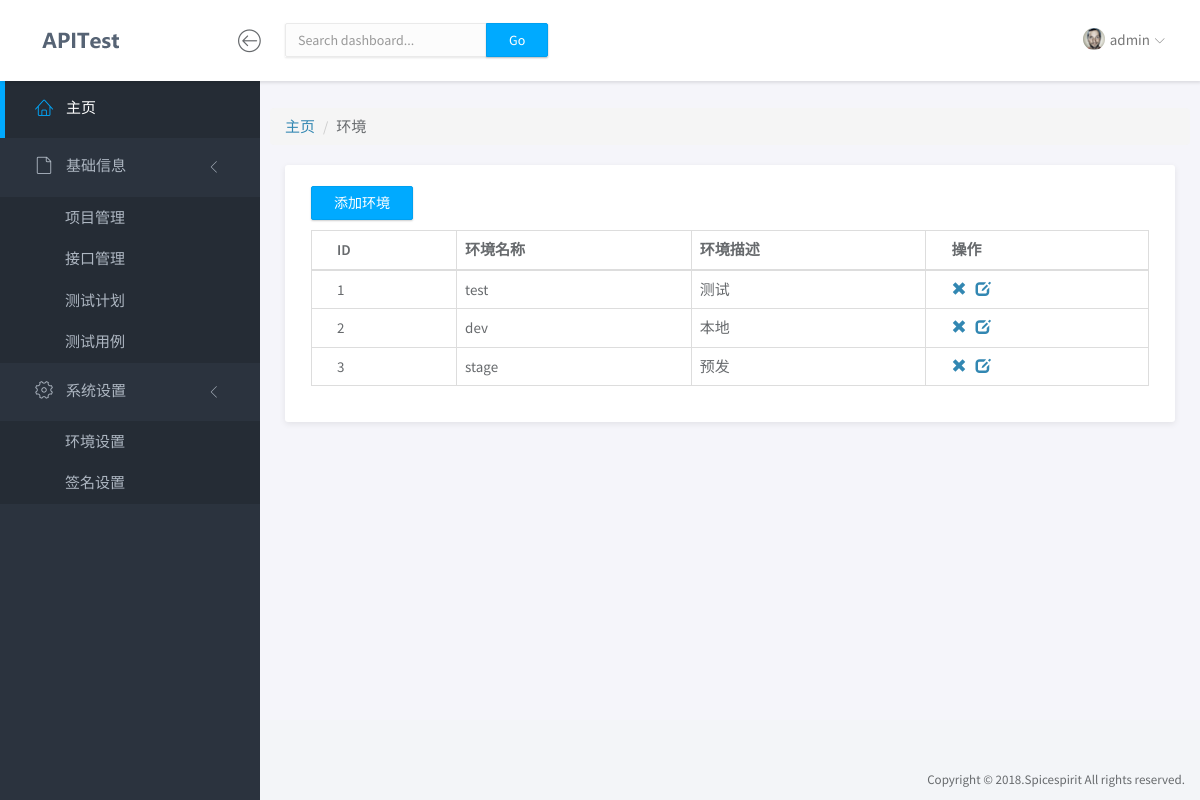
Page /env/ (signed in) on the committed database.
### app/models.py (models this page shows, shortened)
class Environment(models.Model):
    name = models.CharField('名称', max_length=50)
    description = models.CharField('描述', max_length=100, blank=True, null=True)
    class Meta:
        verbose_name = '环境设置'
        verbose_name_plural = '环境设置'

### app/views.py (the view)
# urls.py: path('env/', env_list, name='env_list'),
@login_required
def env_list(request):   # project_list
    env_list = Environment.objects.all()
    return render(request, "env_list.html", {"env_list": env_list})

### app/templates/env_list.html (shortened to what this page needs)
{% extends "base.html" %}
{% block content %}
	<div class="row">
		<ol class="breadcrumb">
		  <li><a href="{% url 'index' %}">主页</a></li>
		  <li>环境</li>
		</ol>
	</div>
	<div class="row">
		<div class="col-md-12">
			<div class="panel">
				<div class="panel-body">
					<form style="padding: 10px 0; ">
						<a href="{% url 'env_add' %}"><button type="button" class="btn btn-primary">添加环境</button></a>
					</form>
					<table class="table table-bordered">
						<thead>
							<tr>
								<th>ID</th>
								<th>环境名称</th>
								<th>环境描述</th>
								<th>操作</th>
							</tr>
						</thead>
						<tbody>
							{% for env in env_list %}
							<tr>
								<td>{{env.id}}</td>
								<td>{{env.name}}</td>
								<td>{{env.description}}</td>
								<td>
									<a href="#"><span class="glyphicon glyphicon-remove" data-toggle="modal" data-target="#delModal"></span></a>&nbsp;&nbsp;
                                    <a href="{% url 'env_update' env.id %}"><span class="glyphicon glyphicon-edit"></span></a>
								</td>
							</tr>
							{% endfor %}
						</tbody>
					</table>
				</div>
			</div>
		</div>
	</div>
{% endblock %}

### app/templates/base.html (shortened to what this page needs)
<!doctype html>
<html lang="en">
{% load staticfiles %}
<head>
	<link rel="stylesheet" href="{% static 'vendor/bootstrap/css/bootstrap.min.css' %}">
	<link rel="stylesheet" href="{% static 'vendor/font-awesome/css/font-awesome.min.css' %}">
	<link rel="stylesheet" href="{% static 'vendor/linearicons/style.css' %}">
	<link rel="stylesheet" href="{% static 'vendor/chartist/css/chartist-custom.css' %}">
	<link rel="stylesheet" href="{% static 'css/main.css' %}">
	<link rel="stylesheet" href="{% static 'css/demo.css' %}">
</head>
<body>
	<div id="wrapper">
		<nav class="navbar navbar-default navbar-fixed-top">
			<div class="brand">
				<a href="index.html"><img src="{% static 'img/logo-dark.png' %}" alt="ApiTest" class="img-responsive logo"></a>
			</div>
			<div class="container-fluid">
				<div class="navbar-btn" style="padding-left: 67px;">
					<button type="button" class="btn-toggle-fullwidth"><i class="lnr lnr-arrow-left-circle"></i></button>
				</div>
				<form class="navbar-form navbar-left">
					<div class="input-group">
						<input type="text" value="" class="form-control" placeholder="Search dashboard...">
						<span class="input-group-btn"><button type="button" class="btn btn-primary">Go</button></span>
					</div>
				</form>
				<div id="navbar-menu">
					<ul class="nav navbar-nav navbar-right">
						<li class="dropdown">
							<a href="#" class="dropdown-toggle" data-toggle="dropdown"><img src="{% static 'img/user.png' %}" class="img-circle" alt="Avatar"> <span>{{ request.user.username }}</span> <i class="icon-submenu lnr lnr-chevron-down"></i></a>
						</li>
					</ul>
				</div>
			</div>
		</nav>
		<div id="sidebar-nav" class="sidebar">
			<div class="sidebar-scroll">
				<nav>
					<ul class="nav">
						<li><a href="{% url 'index' %}" class="active"><i class="lnr lnr-home"></i> <span>主页</span></a></li>
						<li>
							<a href="#subItems" data-toggle="collapse" class="collapsed"><i class="lnr lnr-file-empty"></i> <span>基础信息</span> <i class="icon-submenu lnr lnr-chevron-left"></i></a>
							<div id="subItems" class="collapse in">
								<ul class="nav">
									<li><a href="{% url 'prj_list' %}" class="">项目管理</a></li>
									<li><a href="{% url 'api_list' %}" class="">接口管理</a></li>
									<li><a href="{% url 'plan_list' %}" class="">测试计划</a></li>
									<li><a href="{% url 'case_list' %}" class="">测试用例</a></li>
								</ul>
							</div>
						</li>
						<li>
							<a href="#subSettings" data-toggle="collapse" class="collapsed"><i class="lnr lnr-cog"></i> <span>系统设置</span> <i class="icon-submenu lnr lnr-chevron-left"></i></a>
							<div id="subSettings" class="collapse in">
								<ul class="nav">
									<li><a href="{% url 'env_list' %}" class="">环境设置</a></li>
									<li><a href="{% url 'sign_list' %}" class="">签名设置</a></li>
								</ul>
							</div>
						</li>
					</ul>
				</nav>
			</div>
		</div>
		<div class="main">
			<div class="main-content">
				<div class="container-fluid">
					{% block content %}
					{% endblock %}
				</div>
			</div>
		</div>
		<footer>
			<div class="container-fluid">
				<p class="copyright">Copyright &copy; 2018.Spicespirit All rights reserved.</p>
			</div>
		</footer>
	</div>
</body>
</html>

### rows in the picture
Environment: id "1", name "test", description "测试"
Environment: id "2", name "dev", description "本地"
Environment: id "3", name "stage", description "预发"

### other values in the picture
{{ request.user.username }} "admin"
